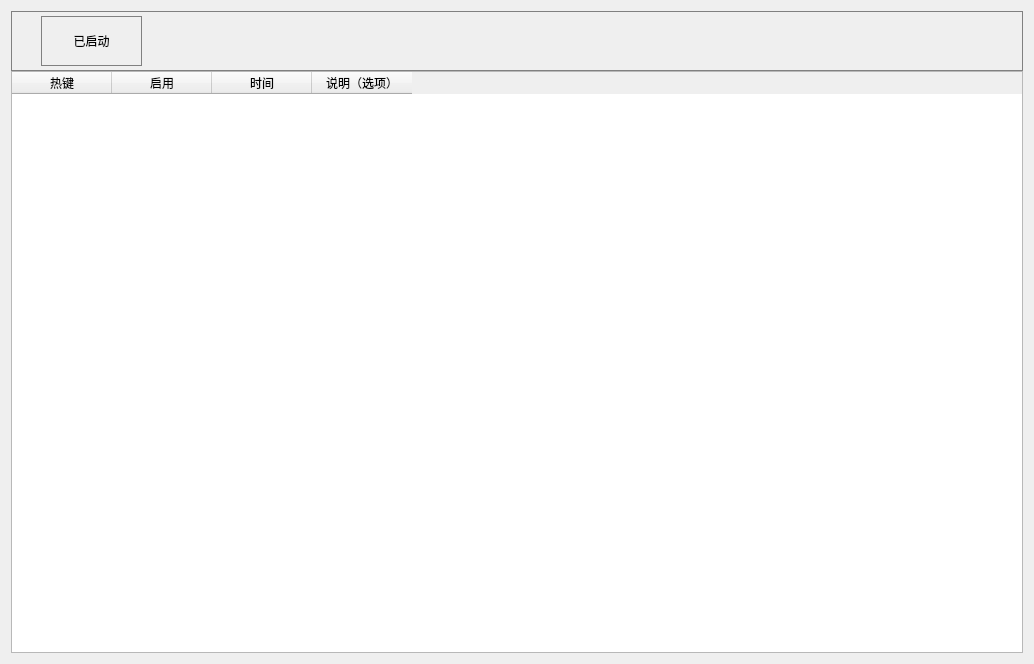
<?xml version="1.0" encoding="UTF-8"?>
<ui version="4.0">
 <class>TabTimedKey</class>
 <widget class="QWidget" name="TabTimedKey">
  <property name="geometry">
   <rect>
    <x>0</x>
    <y>0</y>
    <width>1034</width>
    <height>664</height>
   </rect>
  </property>
  <property name="windowTitle">
   <string>定时按键</string>
  </property>
  <layout class="QVBoxLayout" name="verticalLayout">
   <item>
    <widget class="QWidget" name="widget" native="true">
     <layout class="QVBoxLayout" name="verticalLayout_2">
      <property name="spacing">
       <number>0</number>
      </property>
      <property name="leftMargin">
       <number>0</number>
      </property>
      <property name="topMargin">
       <number>0</number>
      </property>
      <property name="rightMargin">
       <number>0</number>
      </property>
      <property name="bottomMargin">
       <number>0</number>
      </property>
      <item>
       <widget class="QWidget" name="widget_2" native="true">
        <property name="minimumSize">
         <size>
          <width>0</width>
          <height>60</height>
         </size>
        </property>
        <property name="styleSheet">
         <string notr="true">border: 1px solid gray;</string>
        </property>
        <widget class="QToolButton" name="btn_start">
         <property name="geometry">
          <rect>
           <x>30</x>
           <y>5</y>
           <width>101</width>
           <height>50</height>
          </rect>
         </property>
         <property name="text">
          <string>已启动</string>
         </property>
         <property name="icon">
          <iconset resource="../../res.qrc">
           <normaloff>:/default/res/psd/ps导出/StartGreen.png</normaloff>
           <normalon>:/default/res/psd/ps导出/StopRed.png</normalon>:/default/res/psd/ps导出/StartGreen.png</iconset>
         </property>
         <property name="iconSize">
          <size>
           <width>55</width>
           <height>55</height>
          </size>
         </property>
         <property name="checkable">
          <bool>true</bool>
         </property>
         <property name="checked">
          <bool>false</bool>
         </property>
         <property name="toolButtonStyle">
          <enum>Qt::ToolButtonStyle::ToolButtonTextBesideIcon</enum>
         </property>
         <property name="autoRaise">
          <bool>false</bool>
         </property>
        </widget>
       </widget>
      </item>
      <item>
       <widget class="QTableWidget" name="tableWidget">
        <column>
         <property name="text">
          <string>热键</string>
         </property>
        </column>
        <column>
         <property name="text">
          <string>启用</string>
         </property>
        </column>
        <column>
         <property name="text">
          <string>时间</string>
         </property>
        </column>
        <column>
         <property name="text">
          <string>说明（选项）</string>
         </property>
        </column>
       </widget>
      </item>
     </layout>
    </widget>
   </item>
  </layout>
 </widget>
 <resources>
  <include location="../../res.qrc"/>
 </resources>
 <connections/>
</ui>
